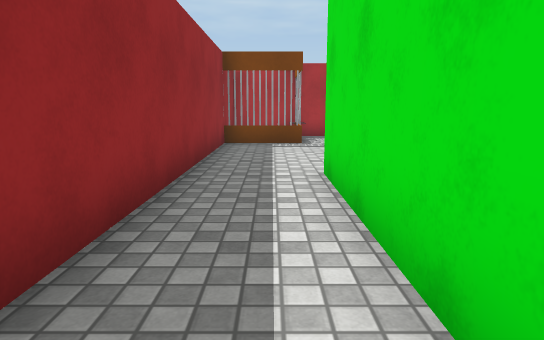
view 1 (above)

16 first-person views from a walk through a 3-D level made in the Unity game engine. The camera is 1.2 m above the floor, tilts 10° down and sees 75° across. The floor is counted in squares, 1.2 m on a side. Each view is taken from the middle of a square. On the plan, view 1 faces up. The plan holds only what a view shows up to about 13 squares ahead; the rest is blank. The player is left out. Surface patterns are stand-ins for the level's own textures.

view 2
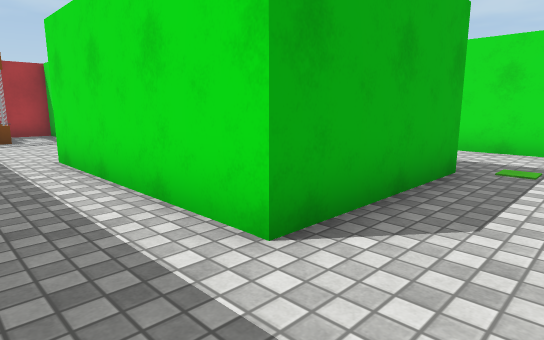

view 3
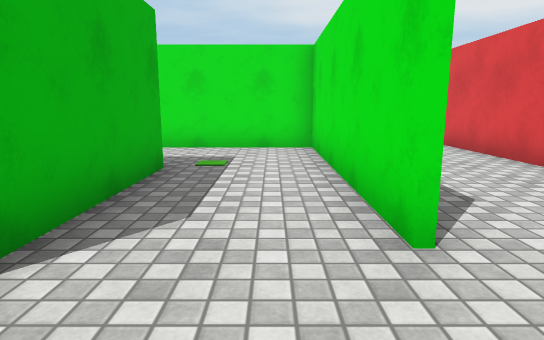

view 4
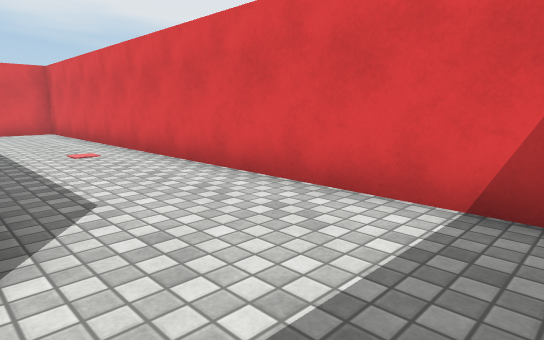

view 5
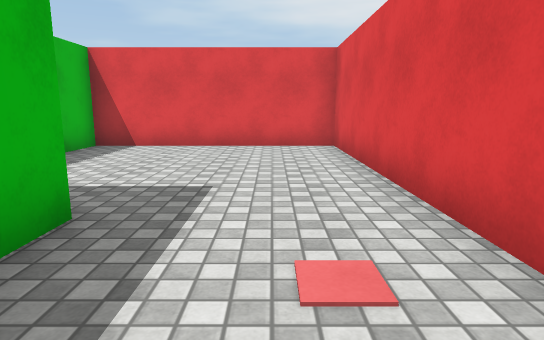

view 6
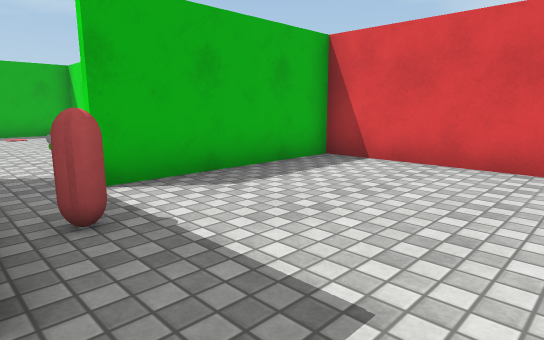

view 7
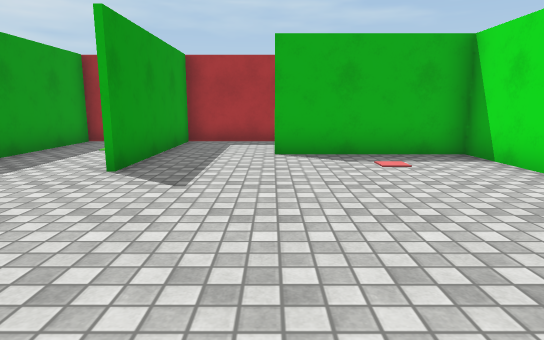

view 8
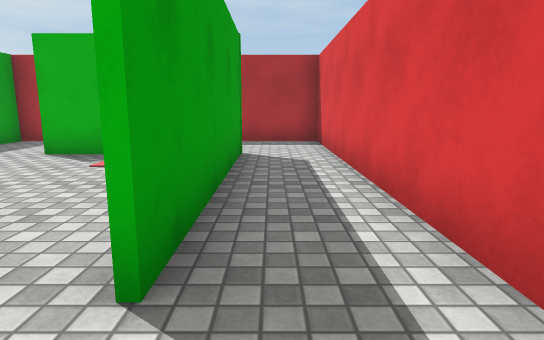

view 9
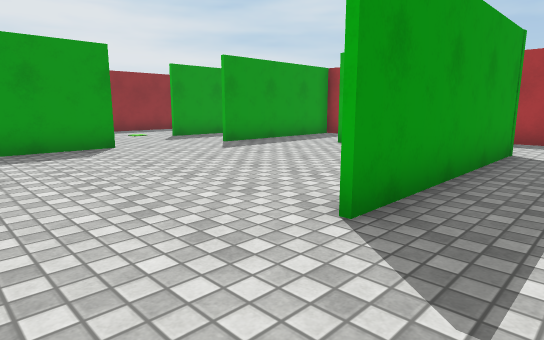

view 10
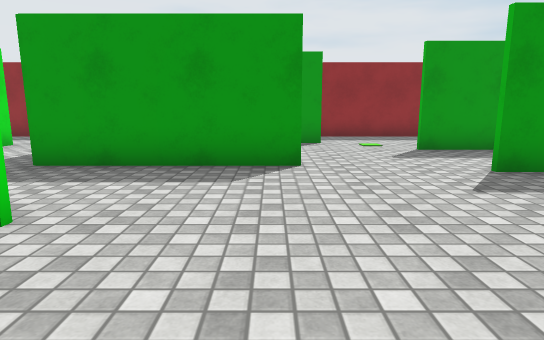

view 11
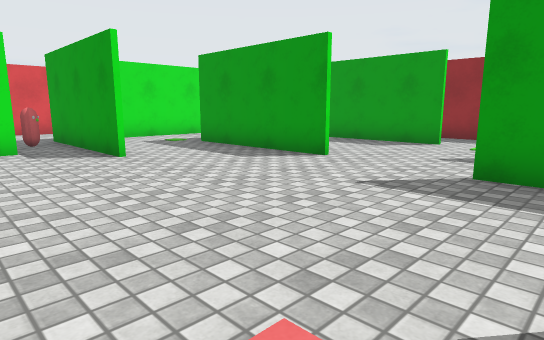

view 12
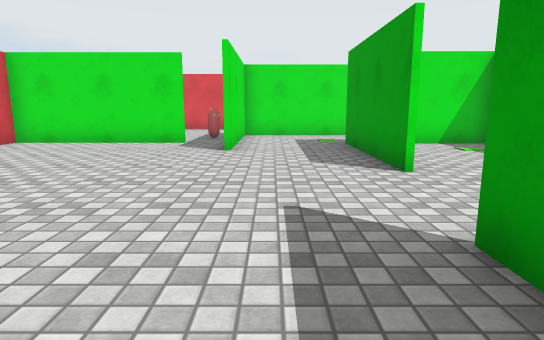

view 13
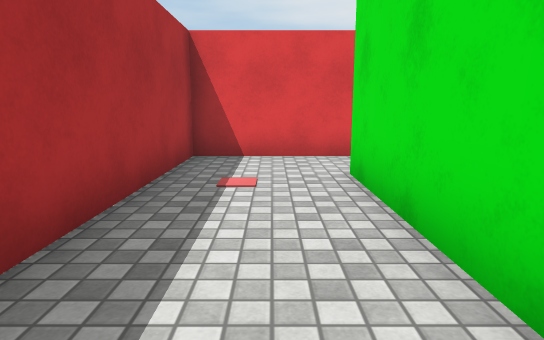

view 14
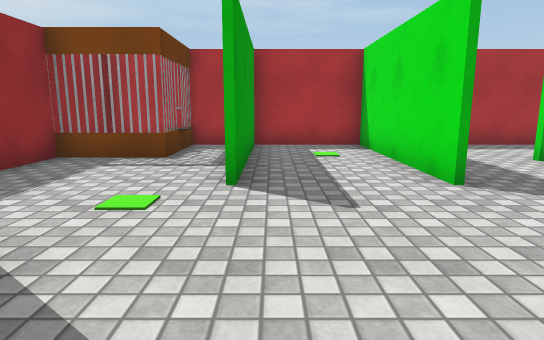

view 15
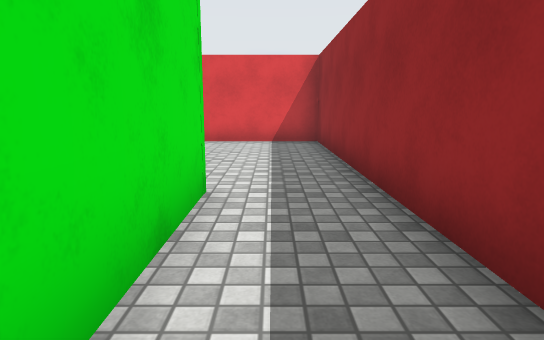

view 16
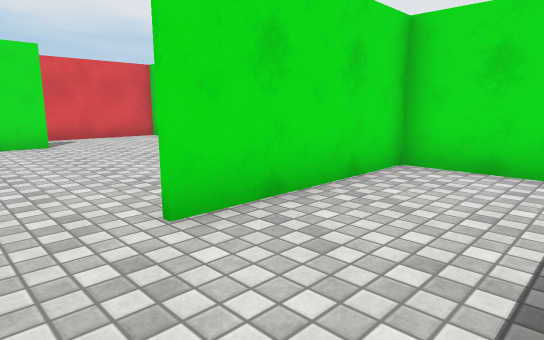

### Floor plan
Ten units are one square. View 1 is at (0, 0); x grows to the right and y downward. Boxes are objects, and circles mark ways between rooms. Rooms are numbered by the first view taken in them; rooms with no view inside come last. Other rooms are left out.
<svg viewBox="-19 -131 168 203">
<path fill="none" stroke="#000" d="M81 -6 81 32 72 32M49 -15 49 2 8 2 8 -55M14 30 80 30 80 -18M144 2 95 2M-14 -64 -14 67 144 67 144 0M54 -75 54 -126M49 -46 49 -15M84 -98 123 -98 123 -36M81 -18 81 -6M122 -74 122 -96 80 -96M122 -36 122 -48M95 0 144 0 144 -126 30 -126M55 -126 55 -75M9 -55 9 -16M25 -126 25 -75M8 0 48 0 48 -45M24 -119 24 -126M30 -126 -14 -126 -14 -64"/>
<rect x="85" y="15" width="10" height="10" fill="#bbb"><title>other object</title></rect>
<rect x="-5" y="-125" width="20" height="30" fill="#bbb"><title>other object</title></rect>
<circle cx="65" cy="-5" r="3" fill="#2a7"/>
<circle cx="90" cy="0" r="3" fill="#2a7"/>
<circle cx="-5" cy="-60" r="3" fill="#2a7"/>
<circle cx="20" cy="-70" r="3" fill="#2a7"/>
<text x="60" y="20">1</text>
<text x="80" y="-60">2</text>
<text x="10" y="-90">3</text>
</svg>
Room 1 opens to room 2. Room 1 opens to room 3. Room 2 opens to room 3.

Where each view was taken, in squares from view 1:
view 1: 0 up, 0 right, facing up
view 2: 2 down, 1 left, facing up-right
view 3: 2 down, 1 left, facing right
view 4: 3 down, 1 left, facing down-right
view 5: 5 down, 5 right, facing right
view 6: 5 down, 8 right, facing up-right
view 7: 2 up, 8 right, facing up
view 8: 2 up, 13 right, facing up
view 9: 1 up, 14 right, facing up-left
view 10: 4 up, 11 right, facing left
view 11: 9 up, 11 right, facing down-left
view 12: 10 up, 7 right, facing down
view 13: 11 up, 7 right, facing right
view 14: 3 up, 3 right, facing up
view 15: 4 up, 0 right, facing down
view 16: 6 up, 2 right, facing down-right
